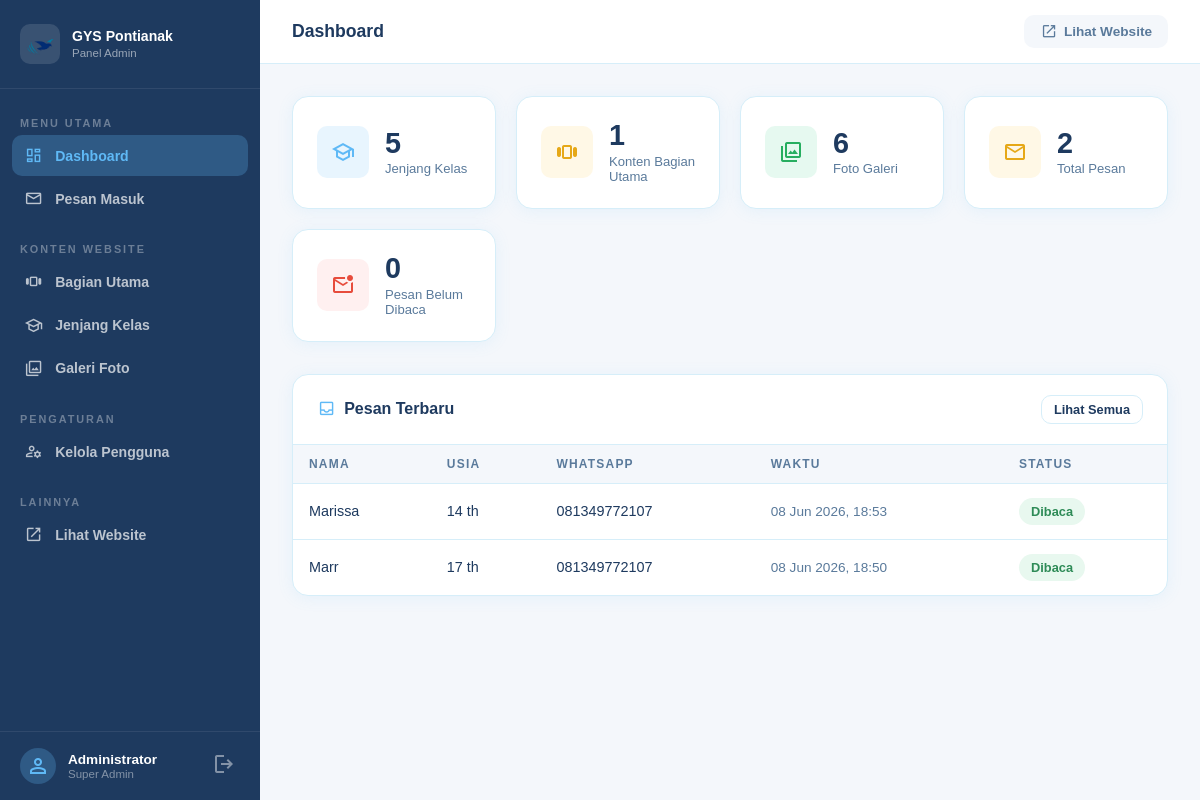
The app's page /admin/index.php (signed in) with its own data.
### tables this page shows
CREATE TABLE `pesan` (
  `id` int(10) UNSIGNED NOT NULL,
  `nama` varchar(100) NOT NULL,
  `usia` tinyint(4) NOT NULL,
  `jenis_kelamin` varchar(20) NOT NULL,
  `nama_wali` varchar(100) NOT NULL,
  `whatsapp` varchar(20) NOT NULL,
  `alamat` text NOT NULL,
  `pesan` text NOT NULL,
  `dibaca` tinyint(1) NOT NULL DEFAULT 0,
  `id_jenjang` int(10) UNSIGNED DEFAULT NULL,
  `ditangani_oleh` int(10) UNSIGNED DEFAULT NULL COMMENT 'FK → users.id: admin yang menangani/membaca pesan ini',
  `dibuat_pada` timestamp NOT NULL DEFAULT current_timestamp() ON UPDATE current_timestamp()
);

### admin/index.php (the view, shortened to what this page needs)
<?php
$pdo            = db();
$totalJenjang   = (int) $pdo->query('SELECT COUNT(*) FROM jenjang')->fetchColumn();
$totalHero      = (int) $pdo->query('SELECT COUNT(*) FROM bagian_utama')->fetchColumn();
$totalGaleri    = (int) $pdo->query('SELECT COUNT(*) FROM galeri')->fetchColumn();
$totalPesan     = (int) $pdo->query('SELECT COUNT(*) FROM pesan')->fetchColumn();
$unreadPesan    = (int) $pdo->query('SELECT COUNT(*) FROM pesan WHERE dibaca = 0')->fetchColumn();
$recentPesan = $pdo
    ->query('SELECT * FROM pesan ORDER BY dibuat_pada DESC LIMIT 5')
    ->fetchAll();
require __DIR__ . '/includes/header.php';
require __DIR__ . '/includes/sidebar.php';
?>
<div class="admin-main">
  <header class="admin-topbar">
    <div style="display:flex;align-items:center;gap:12px">
      <span class="admin-topbar_title">Dashboard</span>
    </div>
    <div class="admin-topbar_right">
      <a href="<?= BASE_URL ?>/index.php" target="_blank" class="topbar-btn">
        <span class="material-symbols-outlined">open_in_new</span>
        Lihat Website
      </a>
    </div>
  </header>
  <div class="admin-content">
    <div class="stats-grid">
      <div class="stat-card">
        <div class="stat-card_icon stat-card_icon--blue">
          <span class="material-symbols-outlined">school</span>
        </div>
        <div>
          <div class="stat-card_val"><?= $totalJenjang ?></div>
          <div class="stat-card_label">Jenjang Kelas</div>
        </div>
      </div>
      <div class="stat-card">
        <div class="stat-card_icon stat-card_icon--amber">
          <span class="material-symbols-outlined">view_carousel</span>
        </div>
        <div>
          <div class="stat-card_val"><?= $totalHero ?></div>
          <div class="stat-card_label">Konten Bagian Utama</div>
        </div>
      </div>
      <div class="stat-card">
        <div class="stat-card_icon stat-card_icon--green">
          <span class="material-symbols-outlined">photo_library</span>
        </div>
        <div>
          <div class="stat-card_val"><?= $totalGaleri ?></div>
          <div class="stat-card_label">Foto Galeri</div>
        </div>
      </div>
      <div class="stat-card">
        <div class="stat-card_icon stat-card_icon--amber">
          <span class="material-symbols-outlined">mail</span>
        </div>
        <div>
          <div class="stat-card_val"><?= $totalPesan ?></div>
          <div class="stat-card_label">Total Pesan</div>
        </div>
      </div>
      <div class="stat-card">
        <div class="stat-card_icon stat-card_icon--red">
          <span class="material-symbols-outlined">mark_email_unread</span>
        </div>
        <div>
          <div class="stat-card_val"><?= $unreadPesan ?></div>
          <div class="stat-card_label">Pesan Belum Dibaca</div>
        </div>
      </div>
    </div>
    <div class="panel">
      <div class="panel_header">
        <h2 class="panel_title">
          <span class="material-symbols-outlined">inbox</span>
          Pesan Terbaru
        </h2>
        <a href="<?= BASE_URL ?>/admin/pesan.php" class="btn btn--outline btn--sm">
          Lihat Semua
        </a>
      </div>
      <div class="admin-table-wrap">
        <?php if (empty($recentPesan)): ?>
          <div class="empty-state">
            <span class="material-symbols-outlined">inbox</span>
            <p>Belum ada pesan masuk.</p>
          </div>
        <?php else: ?>
          <table class="admin-table">
            <thead>
              <tr>
                <th>Nama</th>
                <th>Usia</th>
                <th>WhatsApp</th>
                <th>Waktu</th>
                <th>Status</th>
              </tr>
            </thead>
            <tbody>
              <?php foreach ($recentPesan as $p): ?>
                <tr>
                  <td>
                    <?= htmlspecialchars($p['nama']) ?>
                  </td>
                  <td><?= $p['usia'] ?> th</td>
                  <td><?= htmlspecialchars($p['whatsapp']) ?></td>
                  <td style="color:var(--color-muted);font-size:.85rem">
                    <?= date('d M Y, H:i', strtotime($p['dibuat_pada'])) ?>
                  </td>
                  <td>
                    <?php if ($p['dibaca']): ?>
                      <span class="badge badge--green">Dibaca</span>
                    <?php else: ?>
                      <span class="badge badge--blue">Baru</span>
                    <?php endif; ?>
                  </td>
                </tr>
              <?php endforeach; ?>
            </tbody>
          </table>
        <?php endif; ?>
      </div>
    </div>
  </div>
</div>
</body>
</html>

### records on screen
pesan: nama "Marissa", usia "14", whatsapp "081349772107", dibuat_pada "08 Jun 2026, 18:53", dibaca "Dibaca"
pesan: nama "Marr", usia "17", whatsapp "081349772107", dibuat_pada "08 Jun 2026, 18:50", dibaca "Dibaca"

### other values on screen
$user['nama'] "Administrator"
$totalJenjang "5"
$totalHero "1"
$totalGaleri "6"
$totalPesan "2"
$unreadPesan "0"
